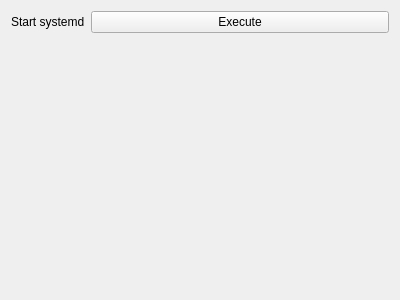
<?xml version="1.0" encoding="UTF-8"?>
<ui version="4.0">
 <class>MiscWidget</class>
 <widget class="QWidget" name="MiscWidget">
  <property name="geometry">
   <rect>
    <x>0</x>
    <y>0</y>
    <width>400</width>
    <height>300</height>
   </rect>
  </property>
  <property name="windowTitle">
   <string>Form</string>
  </property>
  <layout class="QFormLayout" name="formLayout">
   <item row="0" column="0">
    <widget class="QLabel" name="systemdLabel">
     <property name="text">
      <string>Start systemd</string>
     </property>
    </widget>
   </item>
   <item row="0" column="1">
    <widget class="QPushButton" name="systemdButton">
     <property name="text">
      <string>Execute</string>
     </property>
    </widget>
   </item>
  </layout>
 </widget>
 <resources/>
 <connections/>
</ui>
